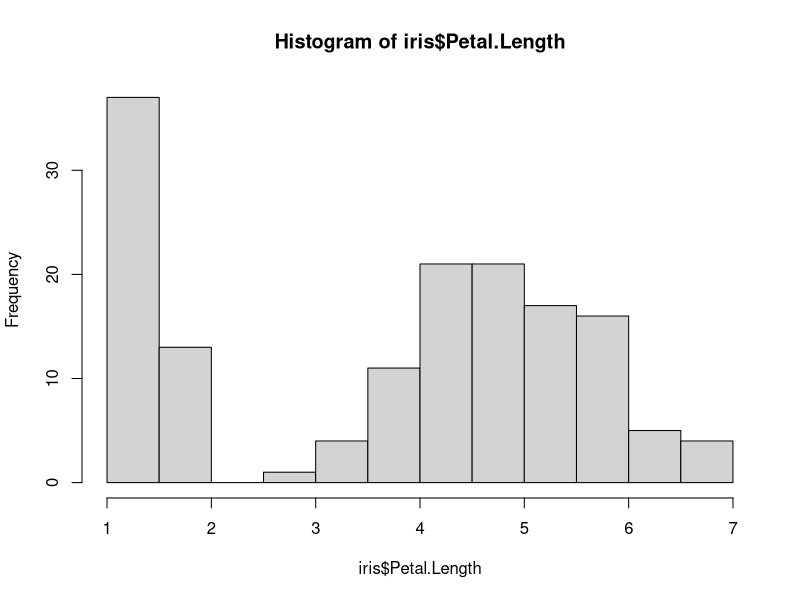
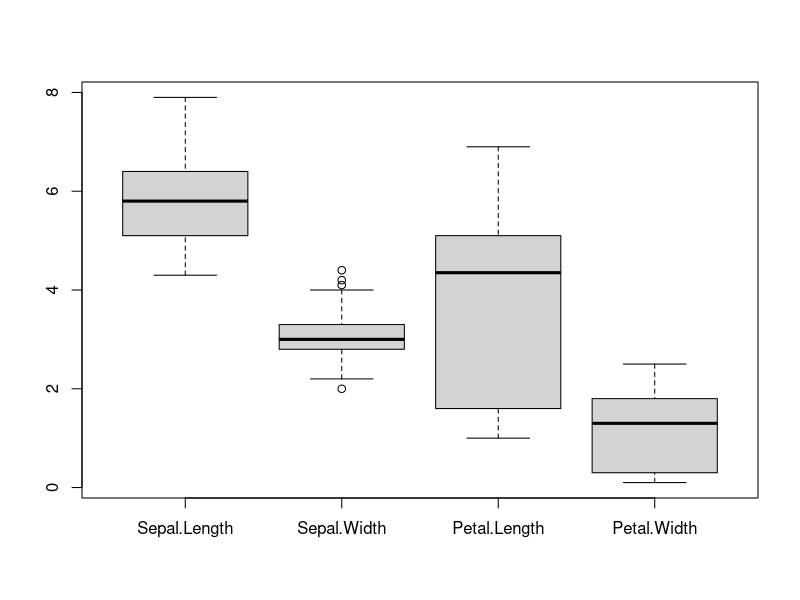
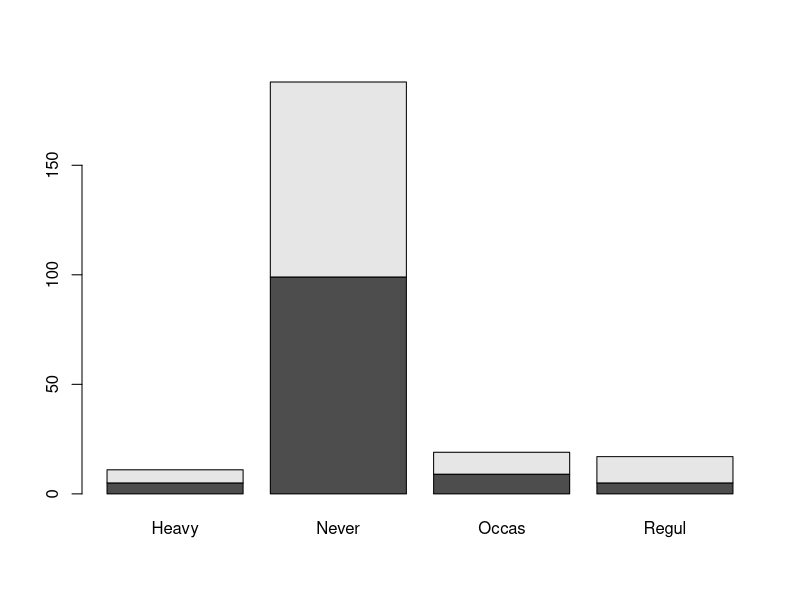
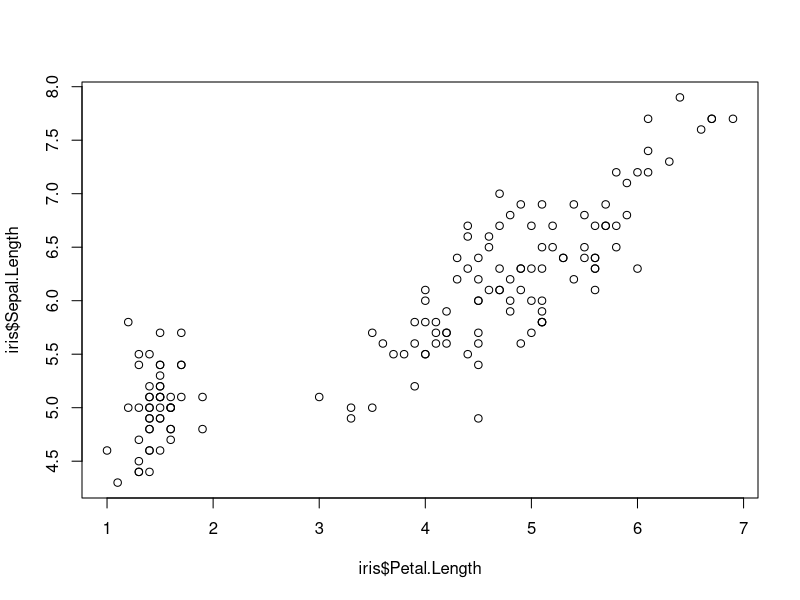

The R script that drew these images, in order:
setwd("C:/Users/ajou/Desktop/DataScience/R_work")

################################################ 대략적인 문법
summary(iris)

x = table(iris$Species)
x3 = 1:10
x4 = c(1,5,3,9)
x4[2]

row_3 = matrix(1:15, nrow=3)
col_3 = matrix(1:15, ncol=3)

mat_byrow = matrix(1:15, ncol=3, byrow=T)
mat_bycol = matrix(1:15, ncol=3, byrow=F)

a = mat_byrow[-c(2,4),3 ] # 2,4 번째 row를 제외하고, 3번째 열의 값을 선택.

str(iris)
################################################



################################################ 통계분석 기초
x1 = c(1,2,3,4,5,4,3,6,7,1000)

# 이상치를 제거하지 않은 평균 계산법
sum(x1)/length(x1)
mean(x1)

# 위의 방식은 부적절하므로, 중앙값(중위수) 이용.
median(x1)

# --> 둘 중에 적당한 방식을 찾아서 사용해야 함.

sample(1:45, 6, replace = T) # 복원추출 샘플링

#### 샘플링 예제
### iris data에서 70%를 트레이닝 셋으로 비복원 랜덤 샘플링, 나머지를 테스트셋으로.
ind = sample(1:nrow(iris), nrow(iris)*0.7, replace = F)
A1 = iris[ind, ]
View(A1)

train = iris[ind, ]
test = iris[-ind, ]

#### summary 의미 정리
summary(iris)

# 1st ~ : 첫번째 4분위수.
# median : 두번째 4분위수. 정중앙. (중위수)
# 3st : 세번째 4분위수.
# mean : 산술평균

#### 그래프를 이용해 데이터의 대략적인 패턴을 관찰해야 함.
hist(iris$Petal.Length)
boxplot(iris[, 1:4])

View(iris)
scaled_data = scale(iris[, 1:4]) # 5는 label 이므로 안함.
View(scaled_data)

# 자료의 카테고리 숫자 확인
nlevels(iris$Species)

# 자료의 카테고리 확인
levels(iris$Species)

library(MASS)
data("survey")
View(survey)

# table -> 관계요약
table(survey$Sex, survey$W.Hnd)
t1 = table(survey$Sex, survey$Smoke)

# prop.table -> 관계요약을 비율로 표현.
prop.table(t1) # 전체 합이 1이 되도록
prop.table(t1, 1) # 행의 합이 1이 되도록
prop.table(t1, 2) # 열의 합이 1이 되도록

barplot(t1)

#### 절사평균

# 절사가 필요한 데이터 형태
plot(iris$Petal.Length, iris$Sepal.Length)

# 절사평균을 5% 한다고 할때, 일단 5%에 해당하는 데이터 길이를 구함.
n = round((length(iris$Sepal.Length)*0.1)/2, 0 )
# 5% 자름
trimed = sort(iris$Sepal.Length)[n:length(iris$Sepal.Length)-n] # 괄호가 없어서 원하는 결과 안나옴
trimed = sort(iris$Sepal.Length)[(n):(length(iris$Sepal.Length)-n)] # 괄호를 붙여줘야 연산 성립

